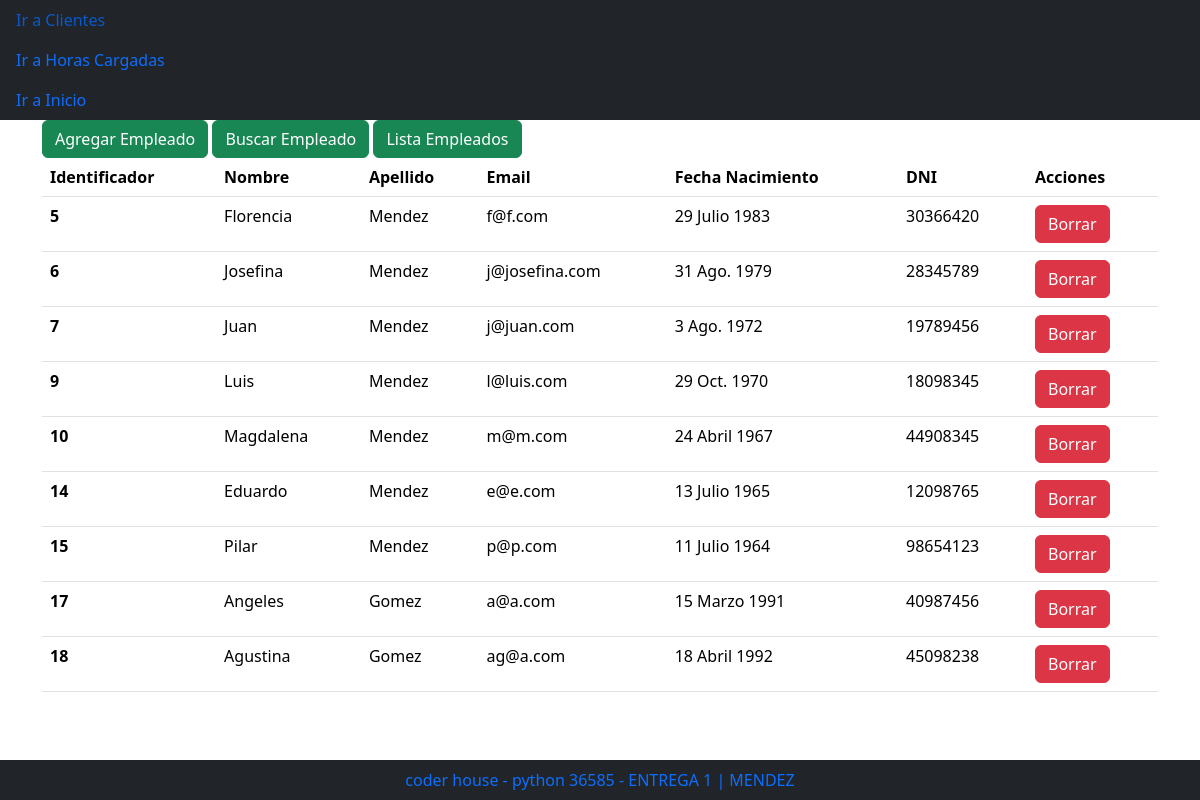
/empleados/, run on the app's committed database.
### familia/models.py (models this page shows)
class Empleado(models.Model):
    nombre = models.CharField(max_length=100)
    apellido = models.CharField(max_length=100)
    email = models.CharField(max_length=100)
    fecha_nacimiento = models.DateField()
    dni = models.IntegerField()

### familia/views.py (the view)
# urls.py: path('empleados/', views.ir_a_empleados, name="empleados"),
def ir_a_empleados(request):
    empleados = Empleado.objects.all()
    template = loader.get_template('empleados/lista_empleados.html')
    context = {
        'empleados': empleados,
    }
    return HttpResponse(template.render(context, request))

### familia/templates/empleados/lista_empleados.html
{% extends "empleados/base_empleados.html" %}
{% load bootstrap5 %}
{% block cuerpo %}
<div class="container">
  <div class="row">
    <div class="col">
      {% url 'agregar_empleado' as agregar_empleado_url %}
      {% url 'buscar_empleado' as buscar_empleado_url %}
      {% url 'empleados' as empleados_url %}
      {% bootstrap_button "Agregar Empleado" button_class="btn-success" button_type="link" href=agregar_empleado_url %}
      {% bootstrap_button "Buscar Empleado" button_class="btn-success" button_type="link" href=buscar_empleado_url %}
      {% bootstrap_button "Lista Empleados" button_class="btn-success" button_type="link" href=empleados_url %}
    <div>
  <div>
  <div class="row">
    <div class="col">
        {% if empleados %}
        <table class="table">
            <thead>
                <th scope="col">Identificador</th>
                <th scope="col">Nombre</th>
                <th scope="col">Apellido</th>
                <th scope="col">Email</th>
                <th scope="col">Fecha Nacimiento</th>
                <th scope="col">DNI</th>
                <th scope="col">Acciones</th>
            </thead>
            {% for e in empleados %}
            <tbody>
                <tr>
                    <th scope="row">{{e.id}} </th>
                    <td> {{e.nombre}} </td>
                    <td> {{e.apellido}} </td>
                    <td> {{e.email}} </td>
                    <td> {{e.fecha_nacimiento}} </td>
                    <td> {{e.dni}} </td>
                    {% url 'borrar_empleado' identificador=e.id as borrar_empleado_url %}
                    <td>{% bootstrap_button "Borrar" size="sm" button_class="btn-danger" button_type="link" href=borrar_empleado_url %}</td>
                </tr>
            </tbody>
            {% endfor %}
        </table>
        {% else %}
            <p>No tienes empleados cargados</p>
        {% endif %}
    </div>
  </div>
</div>
{% endblock %}

### data on the page
Empleado: id "5", nombre "Florencia", apellido "Mendez", email "f@f.com", fecha_nacimiento "29 Julio 1983", dni "30366420", bootstrap_button "Borrar"
Empleado: id "6", nombre "Josefina", apellido "Mendez", email "j@josefina.com", fecha_nacimiento "31 Ago. 1979", dni "28345789", bootstrap_button "Borrar"
Empleado: id "7", nombre "Juan", apellido "Mendez", email "j@juan.com", fecha_nacimiento "3 Ago. 1972", dni "19789456", bootstrap_button "Borrar"
Empleado: id "9", nombre "Luis", apellido "Mendez", email "l@luis.com", fecha_nacimiento "29 Oct. 1970", dni "18098345", bootstrap_button "Borrar"
Empleado: id "10", nombre "Magdalena", apellido "Mendez", email "m@m.com", fecha_nacimiento "24 Abril 1967", dni "44908345", bootstrap_button "Borrar"
Empleado: id "14", nombre "Eduardo", apellido "Mendez", email "e@e.com", fecha_nacimiento "13 Julio 1965", dni "12098765", bootstrap_button "Borrar"
Empleado: id "15", nombre "Pilar", apellido "Mendez", email "p@p.com", fecha_nacimiento "11 Julio 1964", dni "98654123", bootstrap_button "Borrar"
Empleado: id "17", nombre "Angeles", apellido "Gomez", email "a@a.com", fecha_nacimiento "15 Marzo 1991", dni "40987456", bootstrap_button "Borrar"
Empleado: id "18", nombre "Agustina", apellido "Gomez", email "ag@a.com", fecha_nacimiento "18 Abril 1992", dni "45098238", bootstrap_button "Borrar"
